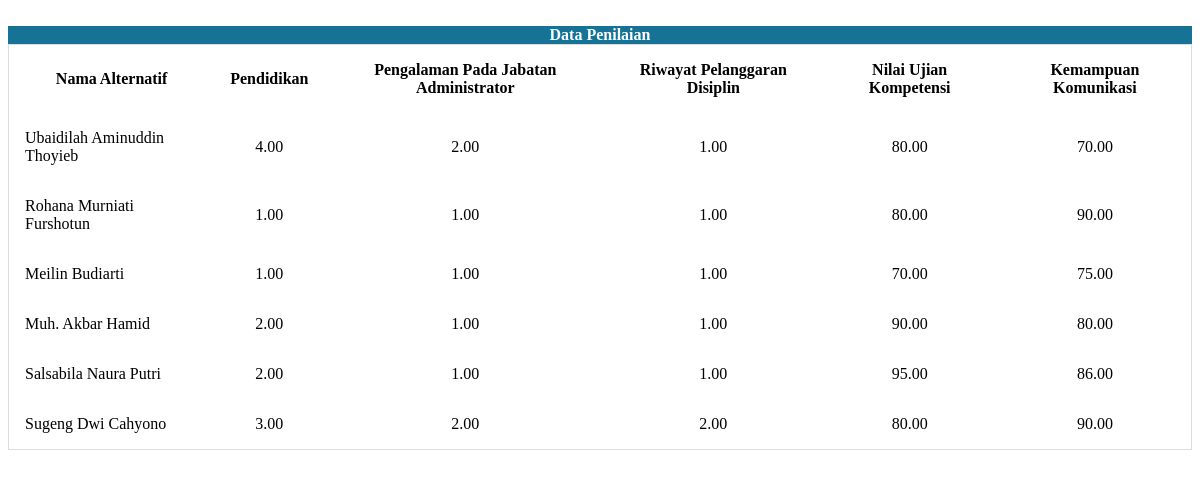
The page /mtrx_keputusan.php (signed in) on the database its author committed.
### tables this page shows
CREATE TABLE `Kriteria` (
  `id_kriteria` int(11) NOT NULL,
  `nama_kriteria` varchar(255) NOT NULL,
  `bobot_kriteria` decimal(5,2) DEFAULT NULL,
  `tipe_kriteria` enum('benefit','cost') DEFAULT NULL,
  `punyasub` enum('0','1') NOT NULL DEFAULT '0'
);

CREATE TABLE `SubKriteria` (
  `id_subkriteria` int(11) NOT NULL,
  `id_kriteria` int(11) DEFAULT NULL,
  `nama_subkriteria` varchar(255) NOT NULL,
  `bobot_subkriteria` decimal(5,2) NOT NULL,
  `tipe_subkriteria` enum('benefit','cost') NOT NULL
);

### mtrx_keputusan.php (the view, shortened to what this page needs)
<!DOCTYPE html>
<html lang="en">
<head>
</head>
<body>
  <br>
  <div class="card shadow mb-5">
    <div class="card-header py-3" style="text-align: center; background-color: #167395; color: white; font-weight:bold">Data Penilaian</div>
    <div class="card-body">
      <div>
        <div>
          <div class="table-responsive">
            <table class="table table-bordered">
              <thead>
                <tr>
                  <th scope="col" style="color: black; text-align: center">Nama Alternatif</th>
                  <?php
                  require 'config/koneksi.php';
                  $kriteriaQuery = mysqli_query($conn, "SELECT * FROM Kriteria");
                  while ($kriteria = mysqli_fetch_array($kriteriaQuery)) {
                    if ($kriteria['punyasub'] == 0) {
                      echo "<th scope='col' style='color: black; text-align: center'>" . $kriteria['nama_kriteria'] . "</th>";
                    } else {
                      $subKriteriaQuery = mysqli_query($conn, "SELECT * FROM SubKriteria WHERE id_kriteria = '" . $kriteria['id_kriteria'] . "'");
                      while ($subKriteria = mysqli_fetch_array($subKriteriaQuery)) {
                        echo "<th scope='col' style='color: black; text-align: center'>" . $subKriteria['nama_subkriteria'] . "</th>";
                      }
                    }
                  }
                  ?>
                </tr>
              </thead>
              <tbody>
                <?php
                $sql = "
                SELECT
                    a.id_alternatif,
                    a.nama_alternatif,
                    k.id_kriteria,
                    k.nama_kriteria,
                    sk.id_subkriteria,
                    sk.nama_subkriteria,
                    p.nilai,
                    r.uraian
                FROM
                    Penilaian p
                JOIN
                    Alternatif a ON p.id_alternatif = a.id_alternatif
                JOIN
                    Kriteria k ON p.id_kriteria = k.id_kriteria
                LEFT JOIN
                    SubKriteria sk ON p.id_subkriteria = sk.id_subkriteria
                LEFT JOIN
                    Rentang r ON p.nilai = r.nilai_rentang
                    AND r.id_kriteria = p.id_kriteria
                    AND (r.id_subkriteria = sk.id_subkriteria OR r.id_subkriteria IS NULL)
                WHERE
                    a.status_alternatif = '1'
                ORDER BY
                    a.id_alternatif, k.id_kriteria, sk.id_subkriteria;
            ";
                $result = mysqli_query($conn, $sql);
                $dataByAlternatif = [];
                while ($data = mysqli_fetch_array($result)) {
                  $dataByAlternatif[$data['id_alternatif']]['nama_alternatif'] = $data['nama_alternatif'];
                  if (!is_null($data['nama_subkriteria'])) {
                    $dataByAlternatif[$data['id_alternatif']]['penilaian'][$data['nama_subkriteria']] = $data['nilai'];
                  } else {
                    $dataByAlternatif[$data['id_alternatif']]['penilaian'][$data['nama_kriteria']] = $data['nilai'];
                  }
                }
                foreach ($dataByAlternatif as $id_alternatif => $dataAlternatif) {
                  echo "<tr>";
                  echo "<td style='color: black'>" . $dataAlternatif['nama_alternatif'] . "</td>";
                  $kriteriaQuery = mysqli_query($conn, "SELECT * FROM Kriteria");
                  while ($kriteria = mysqli_fetch_array($kriteriaQuery)) {
                    if ($kriteria['punyasub'] == 0) {
                      $nilai = isset($dataAlternatif['penilaian'][$kriteria['nama_kriteria']]) ? $dataAlternatif['penilaian'][$kriteria['nama_kriteria']] : '-';
                      echo "<td style='color: black; text-align: center'>$nilai</td>";
                    } else {
                      $subKriteriaQuery = mysqli_query($conn, "SELECT * FROM SubKriteria WHERE id_kriteria = '" . $kriteria['id_kriteria'] . "'");
                      while ($subKriteria = mysqli_fetch_array($subKriteriaQuery)) {
                        $nilaiSubKriteria = isset($dataAlternatif['penilaian'][$subKriteria['nama_subkriteria']]) ? $dataAlternatif['penilaian'][$subKriteria['nama_subkriteria']] : '-';
                        echo "<td style='color: black; text-align: center'>$nilaiSubKriteria</td>";
                      }
                    }
                  }
                }
                ?>
              </tbody>
            </table>
          </div>
        </div>
</body>
</html>

### mtrx_keputusan.php (style rules this page uses)
table { border-collapse: collapse; border-spacing: 0; width: 100%; border: 1px solid #ddd; }
th, td { text-align: left; padding: 16px; }
body { font-family: "Verdana"; }

### rows shown on the page
kriteria: nama_kriteria "Pendidikan", nama_kriteria "4.00", nama_kriteria "1.00", nama_kriteria "2.00", nama_kriteria "3.00"
subkriteria: nama_subkriteria "Pengalaman Pada Jabatan Administrator", nama_subkriteria "2.00", nama_subkriteria "1.00"
subkriteria: nama_subkriteria "Riwayat Pelanggaran Disiplin", nama_subkriteria "1.00", nama_subkriteria "2.00"
kriteria: nama_kriteria "Nilai Ujian Kompetensi", nama_kriteria "80.00", nama_kriteria "70.00", nama_kriteria "90.00", nama_kriteria "95.00"
kriteria: nama_kriteria "Kemampuan Komunikasi", nama_kriteria "70.00", nama_kriteria "90.00", nama_kriteria "75.00", nama_kriteria "80.00", nama_kriteria "86.00"

### other values the page prints
$dataAlternatif['nama_alternatif'] "Ubaidilah Aminuddin Thoyieb"
$dataAlternatif['nama_alternatif'] "Rohana Murniati Furshotun"
$dataAlternatif['nama_alternatif'] "Meilin Budiarti"
$dataAlternatif['nama_alternatif'] "Muh. Akbar Hamid"
$dataAlternatif['nama_alternatif'] "Salsabila Naura Putri"
$dataAlternatif['nama_alternatif'] "Sugeng Dwi Cahyono"
